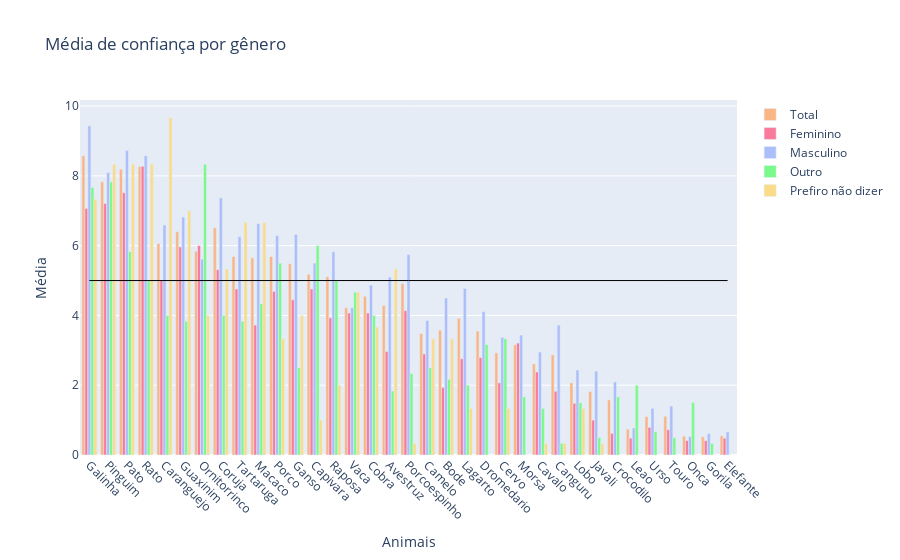

Source (notebook cell):
### Markdown cell above
Para isso, vamos criar um dataframe adicional, *df3*, que é agrupado por gênero. Como cada gênero terá sua própria cor, decidi plotar uma linha horizontal para simbolizar a confiança de 50%.

### Code cell
# gender list
gender = ['Feminino', 'Masculino', 'Outro', 'Prefiro não dizer']
# color list
color = ['#FA7A9C', '#ACBEFA', '#7AFA8B', '#FADB87']
# df3 creation
df3 = df2.drop(columns=['Idade'])
df3 = df3.groupby(['Genero'])
# all the bars
bars = []
bars.append(go.Bar(
    x=df2.drop(columns=['Idade']).mean().index,
    y=df2.drop(columns=['Idade']).mean(),
    name='Total',
    marker_color='#FAB587'
))
for i in range(0, 4):
    bars.append(go.Bar(
        x=df3.get_group(gender[i]).mean().index,
        y=df3.get_group(gender[i]).mean(),
        name= gender[i],
        marker_color=color[i]))
# plot
fig = go.Figure(data=bars)
# add a horizontal line at y=5
fig.add_shape(type="line", x0=0, y0=5, x1=34, y1=5, line=dict(color="Black", width=1))
# title
fig.update_layout(title_text='Média de confiança por gênero')
# axis titles
fig.update_xaxes(title_text='Animais')
fig.update_yaxes(title_text='Média')
# order the bars
fig.update_xaxes(categoryorder='total descending')
# group the bars
fig.update_layout(barmode='group')
# rotate x axis 
fig.update_xaxes(tickangle=45)
# show
fig.show()

### Figure 1 — Plotly figure (JSON) as saved in the notebook; plotly's stock layout.template omitted (floating-point values rounded to 4 significant figures)
{"data": [{"marker": {"color": "#FAB587"}, "name": "Total", "type": "bar", "x": ["Porco", "Pato", "Macaco", "Galinha", "Lobo", "Cervo", "Crocodilo", "Ganso", "Gorila", "Avestruz", "Javali", "Bode", "Cavalo", "Coruja", "Onca", "Guaxinim", "Cobra", "Vaca", "Canguru", "Leao", "Caranguejo", "Morsa", "Touro", "Urso", "Raposa", "Pinguim", "Rato", "Capivara", "Elefante", "Porcoespinho", "Tartaruga", "Camelo", "Dromedario", "Lagarto", "Ornitorrinco"], "y": [5.69, 8.19, 5.65, 8.58, 2.07, 2.93, 1.58, 5.48, 0.52, 4.29, 1.82, 3.58, 2.61, 6.51, 0.54, 6.4, 4.55, 4.22, 2.87, 0.74, 6.061, 3.16, 1.11, 1.1, 5.11, 7.83, 8.27, 5.18, 0.55, 4.91, 5.69, 3.48, 3.55, 3.92, 5.84]}, {"marker": {"color": "#FA7A9C"}, "name": "Feminino", "type": "bar", "x": ["Porco", "Pato", "Macaco", "Galinha", "Lobo", "Cervo", "Crocodilo", "Ganso", "Gorila", "Avestruz", "Javali", "Bode", "Cavalo", "Coruja", "Onca", "Guaxinim", "Cobra", "Vaca", "Canguru", "Leao", "Caranguejo", "Morsa", "Touro", "Urso", "Raposa", "Pinguim", "Rato", "Capivara", "Elefante", "Porcoespinho", "Tartaruga", "Camelo", "Dromedario", "Lagarto", "Ornitorrinco"], "y": [4.69, 7.517, 3.724, 7.069, 1.483, 2.069, 0.6207, 4.448, 0.4138, 2.966, 1, 1.931, 2.379, 5.31, 0.4138, 5.966, 4.069, 4.069, 1.828, 0.4828, 5, 3.207, 0.7241, 0.7931, 3.931, 7.207, 8.276, 4.759, 0.4828, 4.138, 4.759, 2.897, 2.793, 2.759, 6]}, {"marker": {"color": "#ACBEFA"}, "name": "Masculino", "type": "bar", "x": ["Porco", "Pato", "Macaco", "Galinha", "Lobo", "Cervo", "Crocodilo", "Ganso", "Gorila", "Avestruz", "Javali", "Bode", "Cavalo", "Coruja", "Onca", "Guaxinim", "Cobra", "Vaca", "Canguru", "Leao", "Caranguejo", "Morsa", "Touro", "Urso", "Raposa", "Pinguim", "Rato", "Capivara", "Elefante", "Porcoespinho", "Tartaruga", "Camelo", "Dromedario", "Lagarto", "Ornitorrinco"], "y": [6.29, 8.726, 6.629, 9.435, 2.435, 3.371, 2.097, 6.323, 0.6129, 5.097, 2.403, 4.5, 2.952, 7.371, 0.5323, 6.823, 4.871, 4.226, 3.726, 0.7742, 6.59, 3.435, 1.403, 1.339, 5.823, 8.097, 8.581, 5.5, 0.6613, 5.742, 6.258, 3.855, 4.113, 4.774, 5.613]}, {"marker": {"color": "#7AFA8B"}, "name": "Outro", "type": "bar", "x": ["Porco", "Pato", "Macaco", "Galinha", "Lobo", "Cervo", "Crocodilo", "Ganso", "Gorila", "Avestruz", "Javali", "Bode", "Cavalo", "Coruja", "Onca", "Guaxinim", "Cobra", "Vaca", "Canguru", "Leao", "Caranguejo", "Morsa", "Touro", "Urso", "Raposa", "Pinguim", "Rato", "Capivara", "Elefante", "Porcoespinho", "Tartaruga", "Camelo", "Dromedario", "Lagarto", "Ornitorrinco"], "y": [5.5, 5.833, 4.333, 7.667, 1.5, 3.333, 1.667, 2.5, 0.3333, 1.833, 0.5, 2.167, 1.333, 4, 1.5, 3.833, 4, 4.667, 0.3333, 2, 4, 1.667, 0.5, 0.6667, 5, 7.833, 5, 6, 0, 2.333, 3.833, 2.5, 3.167, 2, 8.333]}, {"marker": {"color": "#FADB87"}, "name": "Prefiro não dizer", "type": "bar", "x": ["Porco", "Pato", "Macaco", "Galinha", "Lobo", "Cervo", "Crocodilo", "Ganso", "Gorila", "Avestruz", "Javali", "Bode", "Cavalo", "Coruja", "Onca", "Guaxinim", "Cobra", "Vaca", "Canguru", "Leao", "Caranguejo", "Morsa", "Touro", "Urso", "Raposa", "Pinguim", "Rato", "Capivara", "Elefante", "Porcoespinho", "Tartaruga", "Camelo", "Dromedario", "Lagarto", "Ornitorrinco"], "y": [3.333, 8.333, 6.667, 7.333, 1.333, 1.333, 0, 4, 0, 5.333, 0.3333, 3.333, 0.3333, 5.333, 0, 7, 3.667, 4.667, 0.3333, 0, 9.667, 0, 0, 0, 2, 8.333, 8.333, 1, 0, 0.3333, 6.667, 3.333, 0, 1.333, 4]}], "layout": {"barmode": "group", "shapes": [{"line": {"color": "Black", "width": 1}, "type": "line", "x0": 0, "x1": 34, "y0": 5, "y1": 5}], "title": {"text": "Média de confiança por gênero"}, "xaxis": {"categoryorder": "total descending", "tickangle": 45, "title": {"text": "Animais"}}, "yaxis": {"title": {"text": "Média"}}}}
